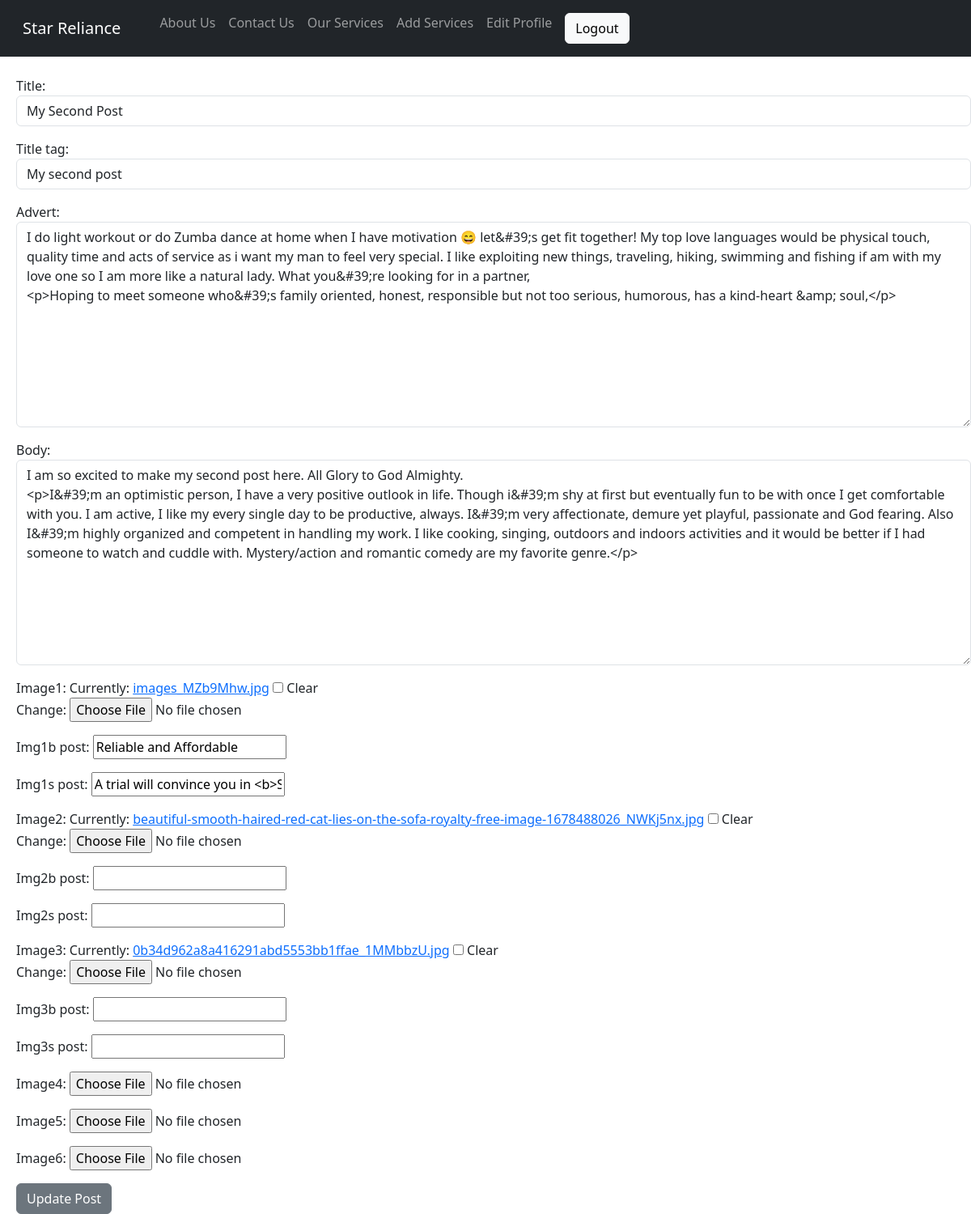
The app's page /article/edit/2 (signed in), older data.
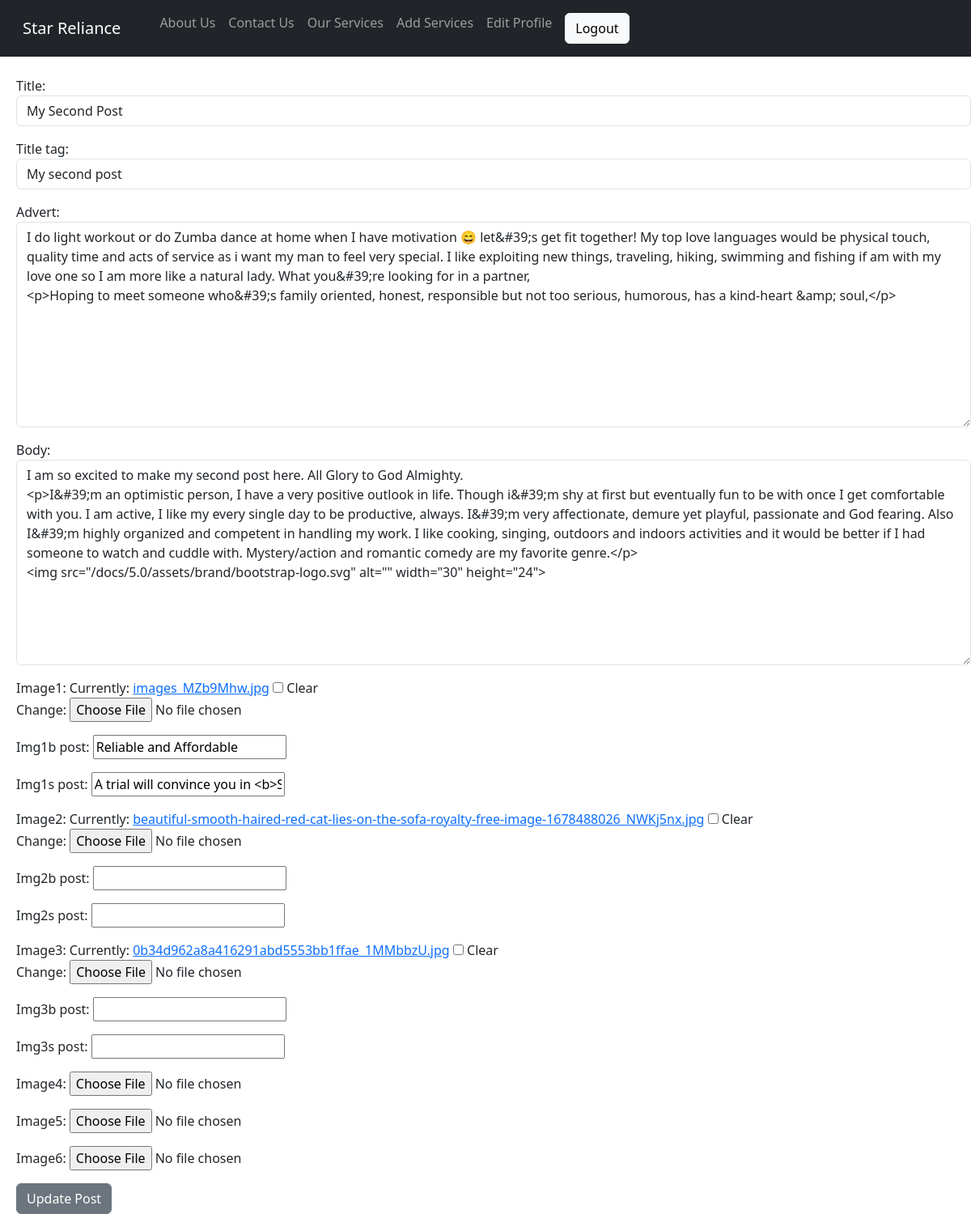
The same page, newer data.
### theblog/models.py (models this page shows, shortened)
class Post(models.Model):
    title = models.CharField(max_length = 255)
    title_tag = models.CharField(max_length = 255,default="Star Alliance")
    category = models.CharField(max_length = 255,default="coding")
    author = models.ForeignKey(User, on_delete=models.CASCADE)
    body = models.TextField()
    advert = models.TextField()
    post_date = models.DateField(auto_now_add = True)
    image1 = models.ImageField(null=True, blank=True)
    img1b_post = models.CharField(max_length = 255, null =True, blank=True)
    img1s_post = models.CharField(max_length = 255, null =True, blank=True)
    image2 = models.ImageField(null=True, blank=True)
    img2b_post = models.CharField(max_length = 255, null =True, blank=True)
    img2s_post = models.CharField(max_length = 255, null =True, blank=True)
    image3 = models.ImageField(null=True, blank=True)
    img3b_post = models.CharField(max_length = 255, null =True, blank=True)
    img3s_post = models.CharField(max_length = 255, null =True, blank=True)
    image4 = models.ImageField(null=True, blank=True)
    image5 = models.ImageField(null=True, blank=True)
    image6 = models.ImageField(null=True, blank=True)

### theblog/views.py (the view)
# urls.py: path('article/edit/<int:pk>', UpdatePostView.as_view(), name='update_post' ),
class UpdatePostView(UpdateView):
    model = Post
    form_class = EditForm
    template_name = 'update_post.html'

### theblog/forms.py
class EditForm(forms.ModelForm):
    class Meta:
        model = Post
        fields = ('title','title_tag','advert','body','image1','img1b_post','img1s_post','image2','img2b_post','img2s_post','image3','img3b_post','img3s_post','image4','image5','image6')
        widgets = {
            'title': forms.TextInput(attrs = {'class':'form-control', 'placeholder':'Input the title'}),
            'title_tag': forms.TextInput(attrs = {'class':'form-control'}),
            'body': forms.Textarea(attrs = {'class':'form-control'}),
            'advert': forms.Textarea(attrs = {'class':'form-control'}),
        }

### theblog/templates/update_post.html (shortened to what this page needs)
{% extends 'base.html' %}
{% block content %}
{% if user.is_authenticated %}
<h1>Update Post</h1>
<br><br><br>
<div class="form-group">
<form method="POST" enctype="multipart/form-data">
    {{ form.as_p }}
    <button class="btn btn-secondary">Update Post</button>
</form>
</div>
{% else %}
Youa are not supposed to be here!
{% endif %}
{% endblock %}

Row changes from the older to the newer data that the page shows:
changed Post "My Second Post": body "…are my favorite genre.</p>" → "…are my favorite genre.</p> <img src=\"/docs/5.0/assets/brand/bootstrap-logo.svg\" alt=\"\" width=\"30\" height=\"24\">"
